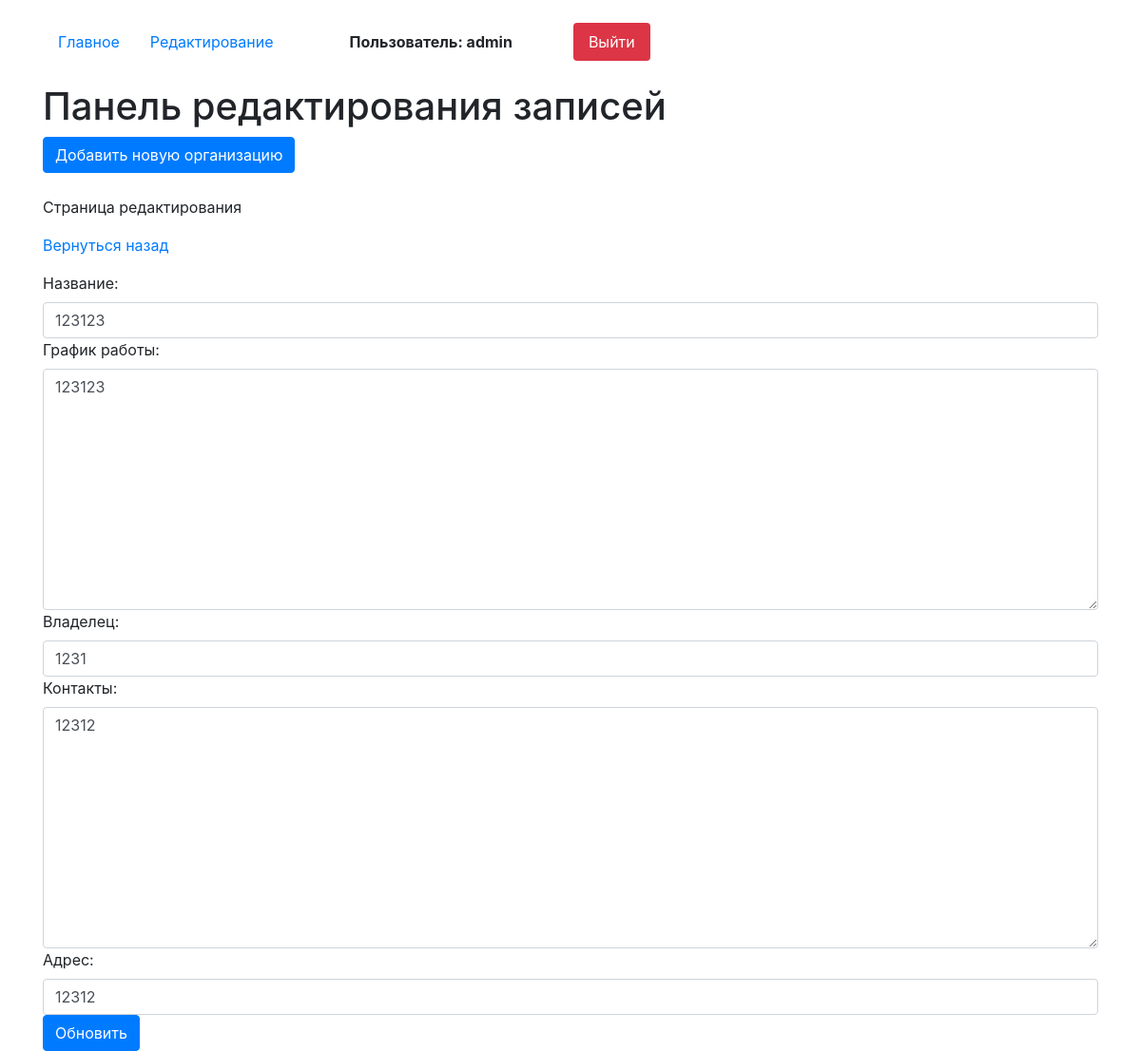
The app's page /update-page/23/ (signed in) with its own data.
### app/models.py (models this page shows, shortened)
class Organisation(models.Model):
    author = models.ForeignKey(User, on_delete=models.CASCADE, verbose_name='Создатель записи',blank=True, null=True)
    create_date = models.DateTimeField(auto_now=True)
    name = models.CharField(max_length=50, null=True, verbose_name='Название')
    schedule  = models.TextField(null=True, verbose_name='График работы')
    owner = models.CharField(max_length=50, null=True, verbose_name='Владелец')
    contacts = models.TextField(null=True, verbose_name='Контакты')
    address = models. CharField(max_length=200, null=True, verbose_name='Адрес')
    class Meta:
        verbose_name =  'Организация'
        verbose_name_plural = 'Организации'

### app/views.py (the view)
# urls.py: path('update-page/<int:pk>/', views.OrganisationUpdateView.as_view(), name='update_page'),
class OrganisationUpdateView(LoginRequiredMixin, CustomSuccessMessageMixin, UpdateView):
    model = Organisation
    template_name = 'edit_page.html'
    form_class = OrganisationForm
    success_url = reverse_lazy('edit_page')
    success_msg = 'Запись успешно обновлена'
    def get_context_data(self, **kwargs):
        kwargs['update'] = True
        return super().get_context_data(**kwargs)
    def get_form_kwargs(self):
        kwargs = super().get_form_kwargs()
        if self.request.user !=  kwargs['instance'].author:
            return self.handle_no_permission()
        return kwargs

### app/forms.py
class OrganisationForm(forms.ModelForm):
    class Meta:
        model = Organisation
        fields = ('name','schedule','owner','contacts','address' )
    def __init__(self, *args, **kwargs):
        super().__init__(*args, **kwargs)
        for field in self.fields:
            self.fields[field].widget.attrs['class'] = 'form-control'

### app/templates/edit_page.html (shortened to what this page needs)
{% extends 'index.html' %}
{% block content %}
    <h1 class="mt-4">Панель редактирования записей</h1>
    <button type="button" class="btn btn-primary" data-toggle="modal" data-target="#exampleModal">
        Добавить новую организацию
    </button>
    {% if update %}
    <p class="mt-4 "/>Страница редактирования</p>
    <p><a href="{% url 'edit_page' %}">Вернуться назад</a></p>
    <form id="update_data" method="post">
        {{form}}
    </form>
    <button form="update_data" type="submit" class="btn btn-primary">Обновить</button>
{% endif %}
{% endblock %}

### app/templates/index.html (shortened to what this page needs)
<!doctype html>
<html lang="en">
  <head>
    <link rel="stylesheet" href="https://stackpath.bootstrapcdn.com/bootstrap/4.5.0/css/bootstrap.min.css">
  </head>
  <body>
  <div class="container mt-4">
  <ul class="nav nav-pills">
  <li class="nav-item">
  {% url 'home' as url_home %}
    <a class="nav-link {% if url_home == request.path %}active {% endif %}" href="{{url_home}}">Главное</a>
  </li>
  <li class="nav-item">
  {% url 'edit_page' as url_edit_page %}
    <a class="nav-link {% if url_edit_page == request.path %} active {% endif %}" href={{url_edit_page}}>Редактирование</a>
  </li>
  {% if request.user.is_authenticated%}
  <li class="nav-item">
    <a class="nav-link ml-5 color:red"><b>Пользователь: {{request.user}}</b></a>
  </li>
  <li class="nav-item">
  {% url 'logout_page' as url_logout_page %}
    <a class="nav-link btn-danger ml-5" href="{{url_logout_page}}">Выйти</a>
  </li>
  {% endif %}
</ul>
{% block content %}{% endblock %}
</div>
  </body>
</html>

### records on screen
Organisation: name "123123", schedule "123123", owner "1231", contacts "12312", address "12312"

### other values on screen
{{ request.user }} "admin"
